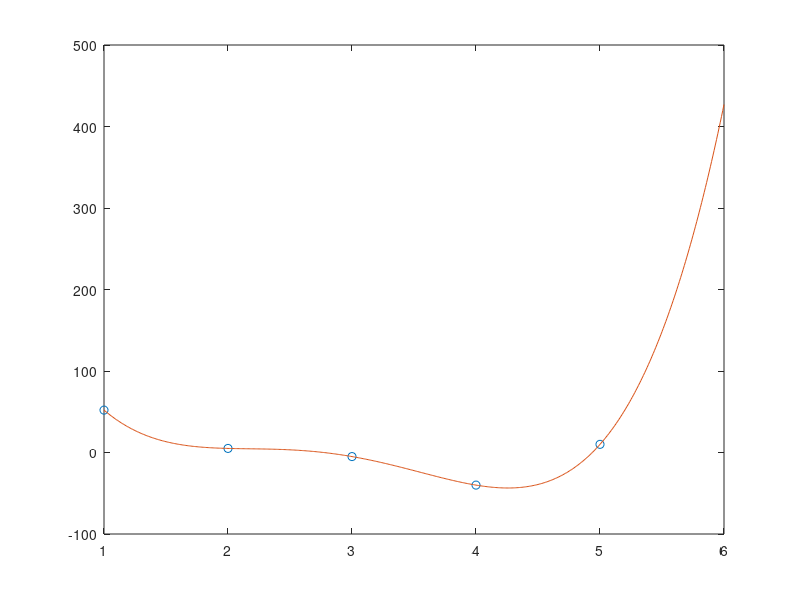

Here is the MATLAB script that generated this plot:
clear
function m = fit(x,y,n)
  for j = 0:2*n
    xsum(j+1) = sum(x.^j);
  end
  for j = 0:n
    for i = 0:n
      A(j+1,i+1) = xsum(j+i+1);
      b(j+1) = sum (y.*x.^j);
    end
  end
  m = A\b';
  m = fliplr(m');
end
x = [1 2 3 4 5]; 
y = [52 5 -5 -40 10];
m=4;
a = fit(x,y,m);
x2 = 1:0.01:6;
y2 = polyval(a,x2);
plot(x,y,'o',x2,y2)